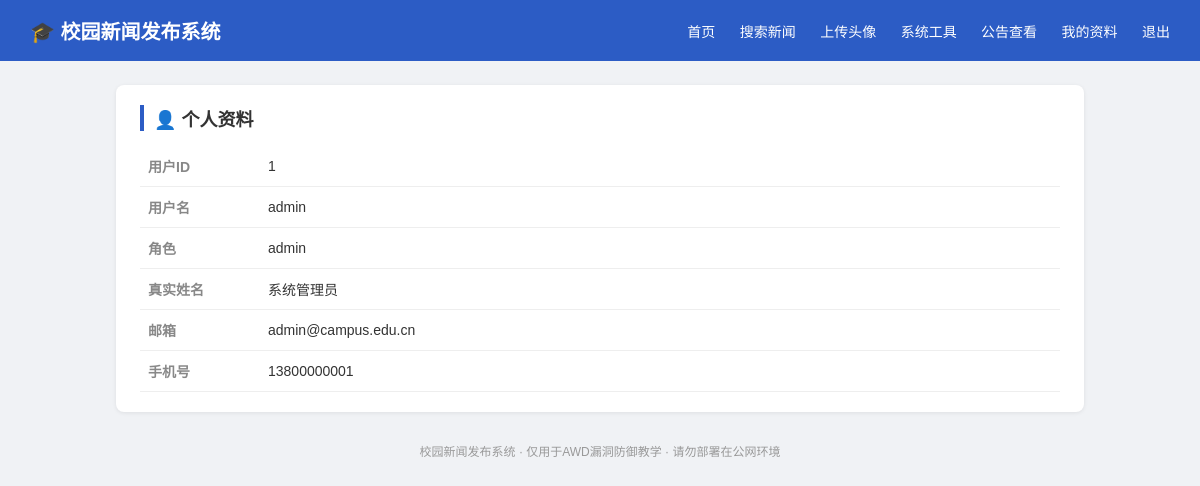
Screenshot of /src/fixed/profile.php (signed in) with the database file from the repository.
### tables this page shows
CREATE TABLE IF NOT EXISTS users (
    id INT AUTO_INCREMENT PRIMARY KEY,
    username VARCHAR(50) NOT NULL,
    password VARCHAR(255) NOT NULL,
    role VARCHAR(20) DEFAULT 'user',
    email VARCHAR(100),
    phone VARCHAR(20),
    real_name VARCHAR(50),
    create_time DATETIME DEFAULT CURRENT_TIMESTAMP
);

### src/fixed/profile.php (the view, shortened to what this page needs)
<?php
require_once __DIR__ . '/includes/db.php';
$id = isset($_GET['id']) ? (int)$_GET['id'] : $_SESSION['uid'];
$sql = "SELECT id, username, role, email, phone, real_name FROM users WHERE id=$id";
$result = mysqli_query($conn, $sql);
require_once __DIR__ . '/includes/header.php';
$user = mysqli_fetch_assoc($result);
?>
<div class="card">
  <h2>👤 个人资料</h2>
  <table>
    <tr><th style="width:120px;">用户ID</th><td><?php echo htmlspecialchars($user['id']); ?></td></tr>
    <tr><th>用户名</th><td><?php echo htmlspecialchars($user['username']); ?></td></tr>
    <tr><th>角色</th><td><?php echo htmlspecialchars($user['role']); ?></td></tr>
    <tr><th>真实姓名</th><td><?php echo htmlspecialchars($user['real_name']); ?></td></tr>
    <tr><th>邮箱</th><td><?php echo htmlspecialchars($user['email']); ?></td></tr>
    <tr><th>手机号</th><td><?php echo htmlspecialchars($user['phone']); ?></td></tr>
  </table>
</div>
<?php require_once __DIR__ . '/includes/footer.php'; ?>

### src/fixed/includes/header.php (style rules this page uses)
* { box-sizing: border-box; }
body { margin:0; font-family:"Microsoft Yahei",sans-serif; background:#f0f2f5; color:#333; }
.card { background:#fff; border-radius:8px; padding:20px 24px; box-shadow:0 1px 4px rgba(0,0,0,0.08); margin-bottom:20px; }
.card h2 { margin-top:0; font-size:18px; border-left:4px solid #2c5cc5; padding-left:10px; }
table { width:100%; border-collapse:collapse; font-size:14px; }
table th, table td { padding:10px 8px; border-bottom:1px solid #eee; text-align:left; }
table th { color:#888; }

### rows the page displays
users: id "1", username "admin", role "admin", real_name "系统管理员", email "admin@campus.edu.cn", phone "13800000001"
